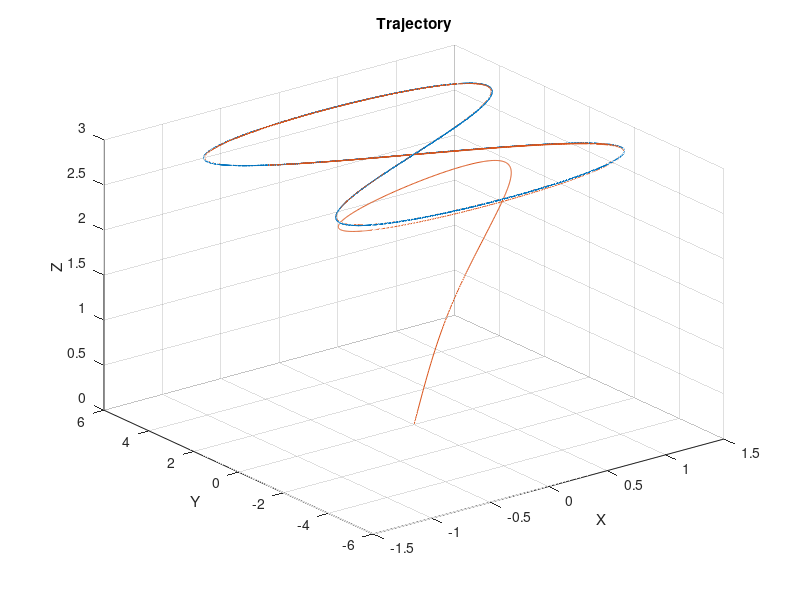

Recreate this plot in MATLAB. (Note: this script raises an error after producing the figure.)
clear all, close all, clc;


theta_m = 0.755;
kx0 = 10;
kv0 = 10;
gamma_m = 0.8;
cx = 1;
kcl_m = 0.01;


g = 9.8;
e3 = [0 ; 0 ; -1];

t = (1:1:6000);
dt = 0.01;


x0 = [0 ; 0 ;0];
x0_dot = [0 ; 0 ;0];
x0_double_dot = [0;0;0];
theta_m_hat = 0;
Fd = [ 0 ; 0 ;0];

% ICL record
record_Ymcl = zeros(3,length(t));
record_Fd = zeros(3,length(t));
record_Xd = zeros(3,length(t));
record_X = zeros(3,length(t));
record_ex = zeros(3,length(t));
record_ev = zeros(3,length(t));
record_theta_m = zeros(1,length(t));
record_theta_m_ground = ones(1,length(t))*theta_m;
for i=1:length(t)

% desire trajectory
x0d = [1.2*sin(0.4*pi*i*dt); 4.2*cos(0.2*pi*i*dt); 3];
x0d_dot = [0.48*pi*cos(0.4*pi*i*dt) ; -0.84*pi*sin(0.2*pi*i*dt) ; 0];
x0d_double_dot = [ -0.192*pi*pi*sin(0.4*pi*i*dt) ;-0.168*pi*pi*cos(0.2*pi*i*dt) ; 0];

record_X(:,i) = x0;
record_Xd(:,i) = x0d;


% Regression Matrix
Ym = -x0d_double_dot + g*e3;

Ym_cl = -x0_double_dot + g*e3;

% ICL record
record_Ymcl(:,i) = Ym_cl*dt;
record_Fd(:,i) = Fd*dt;

% Error
ex0 = x0 - x0d;
ev0 = x0_dot - x0d_dot;
record_ex(:,i) = ex0;
record_ev(:,i) = ev0;

icl_term = 0;
% when time > 0.5s (0.01*50), ICL starts to work
if i > 50
% Assume N = 20
for j = 1:10
icl_term = icl_term + record_Ymcl(i-j)*(record_Fd(i-j) - record_Ymcl(i-j)*theta_m_hat);
end
end

theta_m_hat_dot = gamma_m * Ym.' * (ev0 + cx*ex0) + kcl_m * gamma_m * icl_term;
theta_m_hat = theta_m_hat + theta_m_hat_dot*dt;
record_theta_m(i) = theta_m_hat;

% Control Input
Fd = -kx0*ex0 - kv0*ev0 - Ym*theta_m_hat ;
%Fd = theta_m*(-kx0*ex0 - kv0*ev0 + x0_double_dot - g*e3);

x0_double_dot = (Fd + theta_m*g*e3)/theta_m;
x0_dot = x0_dot + x0_double_dot * dt;
x0 = x0 + x0_dot*dt + 0.5*x0_double_dot*dt*dt ;

end

figure(1);

plot3(record_Xd(1,:),record_Xd(2,:),record_Xd(3,:),record_X(1,:),record_X(2,:),record_X(3,:))
xlabel('X')
ylabel('Y')
zlabel('Z')
title("Trajectory");
grid on

t = t*0.01;
figure(3);
tiledlayout(3,1)
nexttile
% Plot position tracking error
plot(t,record_ex(1,:),t,record_ex(2,:),t,record_ex(3,:))
title("Postion Tracking errors");
legend('ex_1','ex_2','ex_3')
nexttile
% Plot velocity tracking error
plot(t,record_ev(1,:),t,record_ev(2,:),t,record_ev(3,:))
title("Velocity Tracking errors");
legend('ev_1','ev_2','ev_3')
nexttile
% Plot velocity tracking error
plot(t,record_theta_m,t,record_theta_m_ground)
title("Velocity Tracking errors");
legend('theta m hat','Ground_truth')